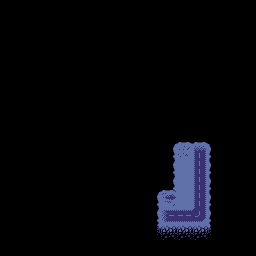

Rendered tile map (Tiled .tmx) drawn with the repository's tilesets; below, a short description and the full map source, tile grids included:
An orthogonal 16x16 tile map with 16x16 px tiles, 2 tile layers (Terrain_1, Terrain_2), 7 tilesets and 4 objects.

<map version="1.10" tiledversion="1.12.2" orientation="orthogonal" renderorder="right-down" width="16" height="16" tilewidth="16" tileheight="16" infinite="0" nextlayerid="5" nextobjectid="19">
 <tileset firstgid="1" source="../tilesets/terrain.tsx" />
 <tileset firstgid="67" source="../tilesets/building_1.tsx" />
 <tileset firstgid="69" source="../tilesets/unit_1.tsx" />
 <tileset firstgid="71" source="../tilesets/unit_3.tsx" />
 <tileset firstgid="73" source="../tilesets/spacebodies.tsx" />
 <tileset firstgid="79" source="../tilesets/building_4.tsx" />
 <tileset firstgid="81" source="../tilesets/tank.tsx" />
 <objectgroup id="4" name="Space">
  <object id="11" gid="74" x="176" y="96" width="16" height="16" />
  <object id="13" gid="76" x="64" y="224" width="16" height="16" />
  <object id="14" gid="78" x="32" y="48" width="16" height="16" />
 </objectgroup>
 <layer id="1" name="Terrain_1" width="16" height="16">
  <data encoding="csv">
0,0,0,0,0,0,0,0,0,0,0,0,0,0,0,0,
0,0,0,0,0,0,0,0,0,0,0,0,0,0,0,0,
0,0,0,0,0,0,0,0,0,0,0,0,0,0,0,0,
0,0,0,0,0,0,0,0,0,0,0,0,0,0,0,0,
0,0,0,0,0,0,0,0,0,0,0,0,0,0,0,0,
0,0,0,0,0,0,0,0,0,0,0,0,0,0,0,0,
0,0,0,0,0,0,0,0,0,0,0,0,0,0,0,0,
0,0,0,0,0,0,0,0,0,0,0,0,0,0,0,0,
0,0,0,0,0,0,0,0,0,0,0,7,7,0,0,0,
0,0,0,0,0,0,0,0,0,0,6,1,15,8,0,0,
0,0,0,0,0,0,0,0,0,0,6,5,3,8,0,0,
0,0,0,0,0,0,0,0,0,0,19,5,3,8,0,0,
0,0,0,0,0,0,0,0,0,6,2,5,3,8,0,0,
0,0,0,0,0,0,0,0,0,6,25,4,24,8,0,0,
0,0,0,0,0,0,0,0,0,10,9,9,9,11,0,0,
0,0,0,0,0,0,0,0,0,0,0,0,0,0,0,0
</data>
 </layer>
 <layer id="3" name="Terrain_2" width="16" height="16">
  <data encoding="csv">
0,0,0,0,0,0,0,0,0,0,0,0,0,0,0,0,
0,0,0,0,0,0,0,0,0,0,0,0,0,0,0,0,
0,0,0,0,0,0,0,0,0,0,0,0,0,0,0,0,
0,0,0,0,0,0,0,0,0,0,0,0,0,0,0,0,
0,0,0,0,0,0,0,0,0,0,0,0,0,0,0,0,
0,0,0,0,0,0,0,0,0,0,0,0,0,0,0,0,
0,0,0,0,0,0,0,0,0,0,0,0,0,0,0,0,
0,0,0,0,0,0,0,0,0,0,0,0,0,0,0,0,
0,0,0,0,0,0,0,0,0,0,0,0,0,0,0,0,
0,0,0,0,0,0,0,0,0,0,0,0,0,0,0,0,
0,0,0,0,0,0,0,0,0,0,0,0,0,0,0,0,
0,0,0,0,0,0,0,0,0,0,0,0,0,0,0,0,
0,0,0,0,0,0,0,0,0,0,0,0,0,0,0,0,
0,0,0,0,0,0,0,0,0,0,0,0,0,0,0,0,
0,0,0,0,0,0,0,0,0,0,0,0,0,0,0,0,
0,0,0,0,0,0,0,0,0,0,0,0,0,0,0,0
</data>
 </layer>
 <objectgroup id="2" name="Building">
  <object id="16" gid="79" x="176" y="208" width="16" height="48">
   <properties>
    <property name="Destructible" type="bool" value="true" />
   </properties>
  </object>
 </objectgroup>
</map>
